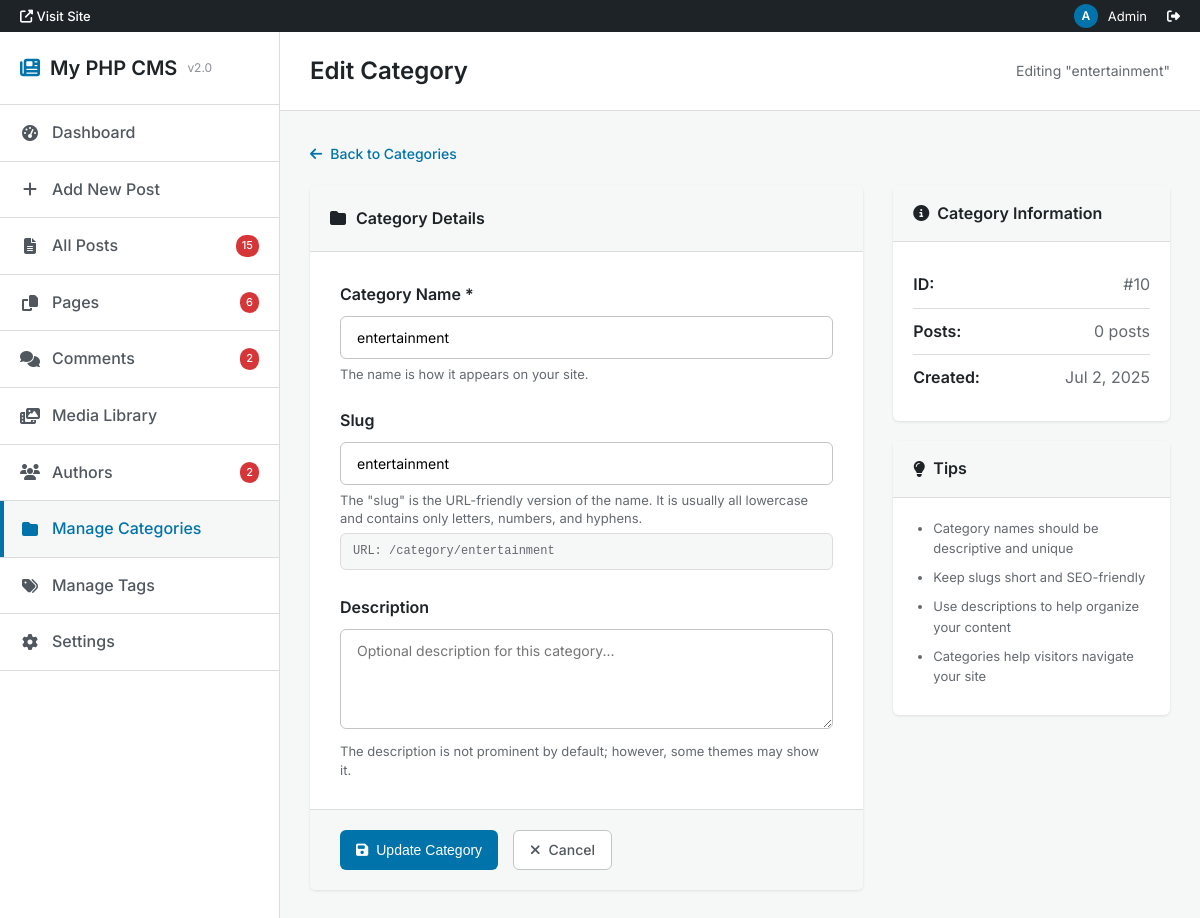
/admin/edit_category.php?id=10 (signed in), run on the app's committed database.
### tables this page shows
CREATE TABLE `categories` (
  `id` int(11) NOT NULL,
  `name` varchar(255) NOT NULL,
  `slug` varchar(255) DEFAULT NULL,
  `created_at` datetime DEFAULT current_timestamp(),
  `description` text DEFAULT NULL
);

### admin/edit_category.php (the view, shortened to what this page needs)
<?php
require 'config.php';
$id = isset($_GET['id']) ? (int)$_GET['id'] : 0;
$stmt = $conn->prepare("SELECT * FROM categories WHERE id = ?");
$stmt->bind_param("i", $id);
$stmt->execute();
$res = $stmt->get_result();
$category = $res->fetch_assoc();
$totalAuthors = $conn->query("SELECT COUNT(*) as count FROM authors")->fetch_assoc()['count'];
$totalPages = $conn->query("SELECT COUNT(*) as count FROM pages")->fetch_assoc()['count'];
$count_stmt = $conn->prepare("SELECT COUNT(*) as post_count FROM posts WHERE category = ?");
$count_stmt->bind_param("i", $id);
$count_stmt->execute();
$count_result = $count_stmt->get_result();
$post_count = $count_result->fetch_assoc()['post_count'];
$totalPosts = $conn->query("SELECT COUNT(*) as count FROM posts")->fetch_assoc()['count'];
$totalComments = $conn->query("SELECT COUNT(*) as count FROM comments")->fetch_assoc()['count'];
?>
<!DOCTYPE html>
<html lang="en">
<head>
    <link href="https://cdnjs.cloudflare.com/ajax/libs/font-awesome/6.4.0/css/all.min.css" rel="stylesheet">
</head>
<body>
    <div class="wp-admin-bar">
        <a href="../index.php" class="site-name" target="_blank">
            <i class="fas fa-external-link-alt"></i> Visit Site
        </a>
        <div class="user-info">
            <div class="avatar">A</div>
            <span>Admin</span>
            <a href="logout.php" style="color: var(--wp-white); margin-left: 10px;">
                <i class="fas fa-sign-out-alt"></i>
            </a>
        </div>
    </div>
    <div class="wp-admin">
        <nav class="wp-sidebar" id="wpSidebar">
            <div class="wp-sidebar-header">
                <h1>
                    <i class="fas fa-newspaper" style="color: var(--wp-blue);"></i>
                    My PHP CMS
                    <span class="version">v2.0</span>
                </h1>
            </div>
            <ul class="wp-menu">
                <li class="wp-menu-item">
                    <a href="dashboard.php" class="wp-menu-link">
                        <i class="fas fa-tachometer-alt wp-menu-icon"></i>
                        Dashboard
                    </a>
                </li>
                <li class="wp-menu-item">
                    <a href="create.php" class="wp-menu-link">
                        <i class="fas fa-plus wp-menu-icon"></i>
                        Add New Post
                    </a>
                </li>
                <li class="wp-menu-item">
                    <a href="posts.php" class="wp-menu-link">
                        <i class="fas fa-file-alt wp-menu-icon"></i>
                        All Posts
                        <span class="wp-menu-badge"><?= $totalPosts ?></span>
                    </a>
                </li>
<li class="wp-menu-item">
                    <a href="pages.php" class="wp-menu-link">
                        <i class="fas fa-copy wp-menu-icon"></i>
                        Pages
                        <span class="wp-menu-badge"><?= $totalPages ?></span>
                    </a>
                </li>
                <li class="wp-menu-item">
                    <a href="comments.php" class="wp-menu-link">
                        <i class="fas fa-comments wp-menu-icon"></i>
                        Comments
                        <?php if ($totalComments > 0): ?>
                            <span class="wp-menu-badge"><?= $totalComments ?></span>
                        <?php endif; ?>
                    </a>
                </li>
                <li class="wp-menu-item">
                    <a href="media.php" class="wp-menu-link">
                        <i class="fas fa-photo-video wp-menu-icon"></i>
                        Media Library
                    </a>
                </li>
<li class="wp-menu-item">
                   <a href="authors.php" class="wp-menu-link">
                       <i class="fas fa-users wp-menu-icon"></i>
                       Authors
                       <span class="wp-menu-badge"><?= $totalAuthors ?></span>
                   </a>
               </li>
                <li class="wp-menu-item">
                    <a href="add_category.php" class="wp-menu-link active">
                        <i class="fas fa-folder wp-menu-icon"></i>
                        Manage Categories
                    </a>
                </li>
                <li class="wp-menu-item">
                    <a href="add_tag.php" class="wp-menu-link">
                        <i class="fas fa-tags wp-menu-icon"></i>
                        Manage Tags
                    </a>
                </li>
                <li class="wp-menu-item">
                    <a href="manage_users.php" class="wp-menu-link">
                        <i class="fas fa-cog wp-menu-icon"></i>
                        Settings
                    </a>
                </li>
            </ul>
        </nav>
        <main class="wp-main">
            <header class="wp-header">
                <div style="display: flex; align-items: center; gap: 15px;">
                    <h1>Edit Category</h1>
                </div>
                <div class="wp-header-actions">
                    <span style="color: var(--wp-gray-600); font-size: 14px;">
                        Editing "<?= htmlspecialchars($category['name']) ?>"
                    </span>
                </div>
            </header>
            <div class="wp-content">
                <a href="add_category.php" class="wp-back-link">
                    <i class="fas fa-arrow-left"></i> Back to Categories
                </a>
                <div class="wp-form-container">
                    <div class="wp-form-card">
                        <div class="wp-form-header">
                            <i class="fas fa-folder"></i>
                            Category Details
                        </div>
                        <form method="POST">
                            <div class="wp-form-body">
                                <div class="wp-form-field">
                                    <label for="name" class="wp-form-label">Category Name *</label>
                                    <input type="text" id="name" name="name" class="wp-form-input"
                                           value="<?= htmlspecialchars($category['name']) ?>" required onkeyup="generateSlug()">
                                    <div class="wp-form-description">The name is how it appears on your site.</div>
                                </div>
                                <div class="wp-form-field">
                                    <label for="slug" class="wp-form-label">Slug</label>
                                    <input type="text" id="slug" name="slug" class="wp-form-input"
                                           value="<?= htmlspecialchars($category['slug'] ?? '') ?>">
                                    <div class="wp-form-description">The "slug" is the URL-friendly version of the name. It is usually all lowercase and contains only letters, numbers, and hyphens.</div>
                                    <div class="wp-slug-preview">URL: /category/<span id="slug-preview"><?= htmlspecialchars($category['slug'] ?? '') ?></span></div>
                                </div>
                                <div class="wp-form-field">
                                    <label for="description" class="wp-form-label">Description</label>
                                    <textarea id="description" name="description" class="wp-form-textarea"
                                              placeholder="Optional description for this category..."><?= htmlspecialchars($category['description'] ?? '') ?></textarea>
                                    <div class="wp-form-description">The description is not prominent by default; however, some themes may show it.</div>
                                </div>
                            </div>
                            <div class="wp-form-actions">
                                <button type="submit" class="wp-button">
                                    <i class="fas fa-save"></i> Update Category
                                </button>
                                <a href="add_category.php" class="wp-button wp-button-secondary">
                                    <i class="fas fa-times"></i> Cancel
                                </a>
                            </div>
                        </form>
                    </div>
                    <div>
                        <div class="wp-info-box">
                            <div class="wp-info-header">
                                <i class="fas fa-info-circle"></i>
                                Category Information
                            </div>
                            <div class="wp-info-body">
                                <div class="wp-info-item">
                                    <span class="wp-info-label">ID:</span>
                                    <span class="wp-info-value">#<?= $category['id'] ?></span>
                                </div>
                                <div class="wp-info-item">
                                    <span class="wp-info-label">Posts:</span>
                                    <span class="wp-info-value"><?= $post_count ?> post<?= $post_count != 1 ? 's' : '' ?></span>
                                </div>
                                <div class="wp-info-item">
                                    <span class="wp-info-label">Created:</span>
                                    <span class="wp-info-value"><?= isset($category['created_at']) ? date('M j, Y', strtotime($category['created_at'])) : 'N/A' ?></span>
                                </div>
                            </div>
                        </div>
                        <div class="wp-info-box">
                            <div class="wp-info-header">
                                <i class="fas fa-lightbulb"></i>
                                Tips
                            </div>
                            <div class="wp-info-body">
                                <ul class="wp-tips-list">
                                    <li>Category names should be descriptive and unique</li>
                                    <li>Keep slugs short and SEO-friendly</li>
                                    <li>Use descriptions to help organize your content</li>
                                    <li>Categories help visitors navigate your site</li>
                                </ul>
                            </div>
                        </div>
                    </div>
                </div>
            </div>
        </main>
    </div>
</body>
</html>

### data on the page
categories: name "entertainment", slug "entertainment", id "10", created_at "Jul 2, 2025"

### other printed values
$totalPosts "15"
$totalPages "6"
$totalComments "2"
$totalAuthors "2"
$post_count "0"
